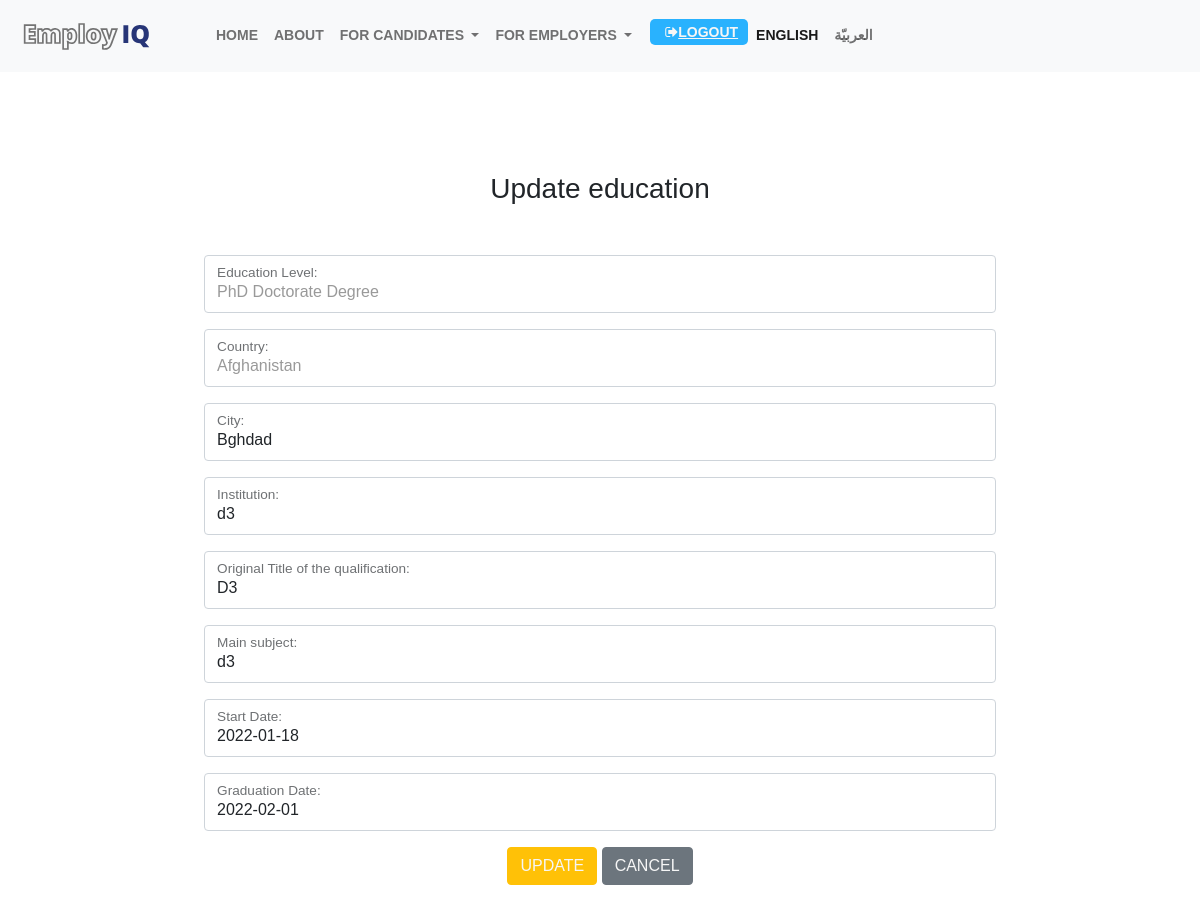
Page /en/candidates/education/14/update/ (signed in, upper part) on the earlier database version.
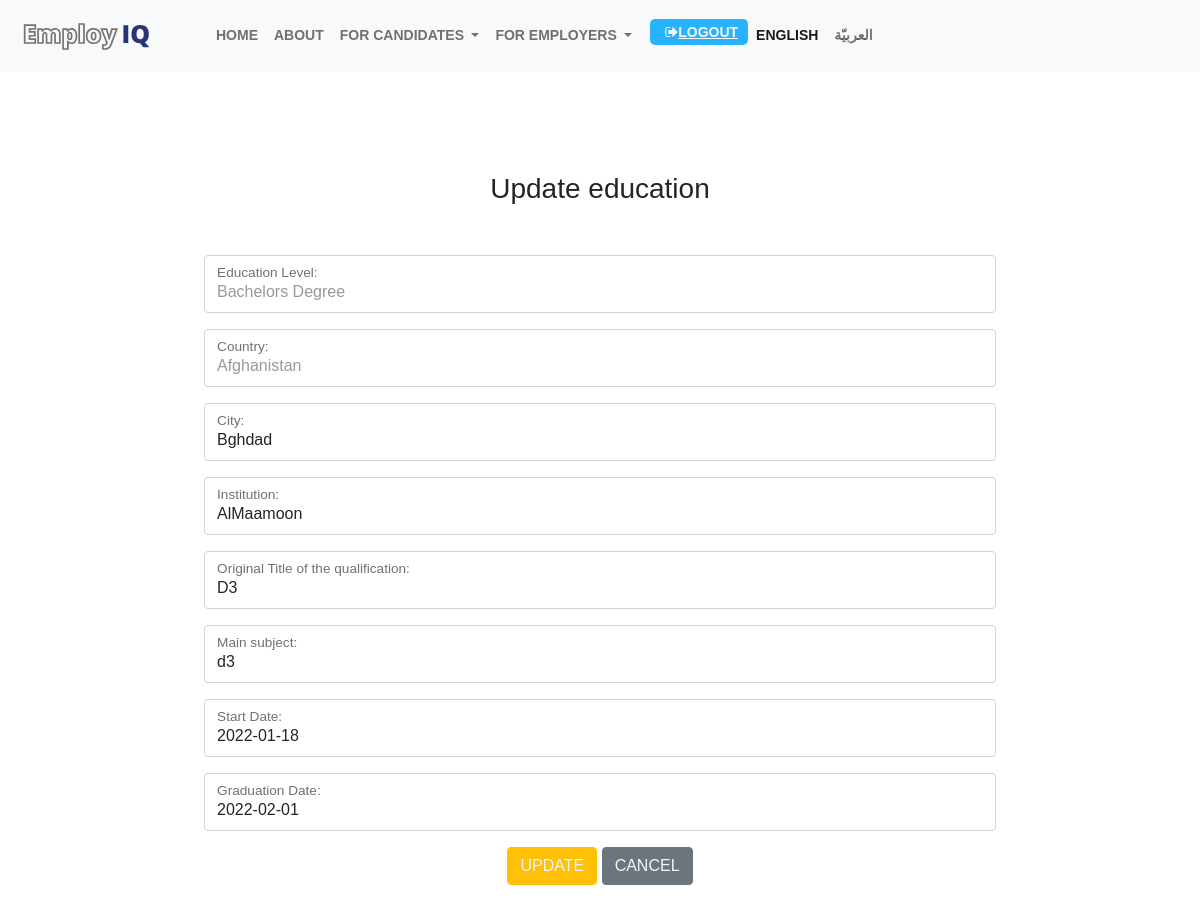
Same page on the later database version.
### candidate/models.py (models this page shows, shortened)
class education(models.Model):
    id = models.AutoField(primary_key=True)
    education_level = models.CharField(
        max_length=1, choices=EDUCATION_CHOICES, blank=False, null=False, verbose_name=_('Education Level'))
    country = CountryField(blank=False, null=False, verbose_name=_('Country'))
    city = models.CharField(max_length=50, blank=False,
                            null=False, verbose_name=_('City'))
    institution = models.CharField(
        max_length=100, blank=False, null=False, verbose_name=_('Institution'))
    original_title_of_the_qualification = models.CharField(
        max_length=100, blank=False, null=False, verbose_name=_('Original Title of the qualification'))
    main_subject = models.CharField(
        max_length=100, blank=False, null=False, verbose_name=_('Main subject'))
    start_date = models.DateField(
        blank=False, null=False, verbose_name=_('Start Date'))
    graduation_date = models.DateField(
        blank=False, null=False, verbose_name=_('Graduation Date'))

### candidate/views.py (the view, shortened to what this page needs)
class EducationUpdateView(LoginRequiredMixin, UserPassesTestMixin, UpdateView, ABC):
    model = education
    template_name = 'candidate/education/update.html'
    fields = ['education_level', 'country', 'city', 'institution',
              'original_title_of_the_qualification', 'main_subject', 'start_date',
              'graduation_date']
    def test_func(self):
        return True

### templates/candidate/education/update.html (shortened to what this page needs)
{% extends "base.html" %}
{% load widget_tweaks %}
{% load i18n %}
{% block content %}
<div class="header">
    <div class="filtered">
        <div class="row justify-content-md-center">
            <h3 class="text-center pb50">{% trans 'Update education' %}</h3>
            <div class="col-8">
                <form method="post" id="cmform" action="" enctype="multipart/form-data" novalidate>
                    {% for field in form.visible_fields %}
                    <div class="form-floating  mb-3">
                        {% if form.is_bound %}
                        {% if field.errors %}
                        {% render_field field class="form-control is-invalid" %}
                        {% for error in field.errors %}
                        <div class="invalid-feedback">
                            {{ error }}
                        </div>
                        {% endfor %}
                        {% else %}
                        {% render_field field class="form-control is-valid" %}
                        {% endif %}
                        {% else %}
                        {% render_field field class="form-control" %}
                        {% endif %}
                        {{ field.label_tag }}
                    </div>
                    {% endfor %}
                    <div class="text-center">
                        <button type="submit" class="btn btn-warning">{% trans 'Update' %}</button>
                        <a href="{% url 'my_candidate_details' %}" class="btn btn-secondary">{% trans 'Cancel' %}</a>
                    </div>
                </form>
            </div>
        </div>
    </div>
</div>
{% endblock content %}

### templates/base.html (shortened to what this page needs)
{% load i18n %}
{% get_current_language as CURRENT_LANGUAGE %}
{% get_available_languages as AVAILABLE_LANGUAGES %}
{% get_language_info_list for AVAILABLE_LANGUAGES as languages %}
{% load static %}
<!DOCTYPE html>
<html lang="{{CURRENT_LANGUAGE}}" dir="{% if CURRENT_LANGUAGE == 'en' %}ltr{% else %}rtl{% endif %}">
<head>
    <link rel="stylesheet" type="text/css" href="{% static 'css/cstyle.css' %}">
    {% if CURRENT_LANGUAGE == 'en' %}
    <link rel="stylesheet" type="text/css" href="{% static 'css/bootstrap.min.css' %}">
    {% else %}
    <link rel="stylesheet" type="text/css" href="{% static 'css/bootstrap.rtl.min.css' %}">
    {% endif %}
    <link href="{% static 'css/fontawesome-all.css' %}" rel="stylesheet">
    <link rel="stylesheet" type="text/css" href="{% static 'css/font-awesome.min.css' %}">
    <link rel="stylesheet" type="text/css" href="{% static 'css/owl.carousel.min.css' %}">
</head>
<nav class="navbar navbar-expand-lg navbar-light bg-light">
    <div class="container-fluid">
        <a class="navbar-brand" href="{% url 'home' %}"><img src="/static/images/EIQLOGO2.svg" width="150" height="100"
                alt="alternative"></a>
        <div class="collapse navbar-collapse" id="navbarNav">
            <ul class="navbar-nav">
                <li class="nav-item">
                    <a class="nav-link" href="{% url 'home' %}">{% trans 'Home' %}</a>
                </li>
                <li class="nav-item">
                    <a class="nav-link" href="{% url 'about' %}">{% trans 'About' %}</a>
                </li>
                <li class="nav-item dropdown">
                    <a class="nav-link dropdown-toggle" href="#" id="navbarDropdown" role="button"
                        data-bs-toggle="dropdown" aria-expanded="false">
                        {% trans 'For Candidates' %}
                    </a>
                </li>
                <li class="nav-item dropdown">
                    <a class="nav-link dropdown-toggle" href="#" id="navbarDropdown" role="button"
                        data-bs-toggle="dropdown" aria-expanded="false">
                        {% trans 'for employers' %}
                    </a>
                </li>
                {% if user.is_authenticated %}
                <li class="menu-item login-btn">
                    <a href="{% url 'logout' %}"><i class="fa fa-sign-out"></i>{% trans 'LOGOUT' %}</a>
                </li>
                {% else %}
                <li class="menu-item login-btn">
                    <a href="{% url 'login' %}"><i class="fa fa-sign-in"></i>{% trans 'Login' %}</a>
                </li>
                {% endif %}
                <li class="nav-item">
                    <a class="nav-link active page-scroll" href="/en/{{request.get_full_path|slice:"4:"}}">English</a>
                </li>
                <li class="nav-item">
                    <a class="nav-link  page-scroll" href="/ar/{{request.get_full_path|slice:"4:"}}">العربيّة</a>
                </li>
            </ul>
        </div>
    </div>
</nav>
<div class="main pt100 pm100">
    {% block content %}{% endblock %}
</div>
</body>
</html>

Differences in the rows shown:
changed education "Afghanistan": education_level "PhD Doctorate Degree" → "Bachelors Degree"; institution "d3" → "AlMaamoon"
